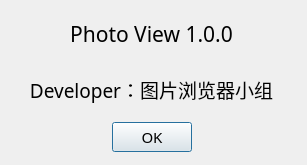
<?xml version="1.0" encoding="UTF-8"?>
<ui version="4.0">
 <class>About</class>
 <widget class="QDialog" name="About">
  <property name="geometry">
   <rect>
    <x>0</x>
    <y>0</y>
    <width>307</width>
    <height>165</height>
   </rect>
  </property>
  <property name="minimumSize">
   <size>
    <width>307</width>
    <height>165</height>
   </size>
  </property>
  <property name="windowTitle">
   <string>About</string>
  </property>
  <widget class="QWidget" name="layoutWidget">
   <property name="geometry">
    <rect>
     <x>11</x>
     <y>11</y>
     <width>281</width>
     <height>141</height>
    </rect>
   </property>
   <layout class="QVBoxLayout" name="verticalLayout_2" stretch="3,1">
    <property name="spacing">
     <number>10</number>
    </property>
    <item>
     <layout class="QVBoxLayout" name="verticalLayout" stretch="1,1">
      <item>
       <widget class="QLabel" name="AppName">
        <property name="font">
         <font>
          <family>SimSun-ExtB</family>
          <pointsize>16</pointsize>
          <weight>50</weight>
          <bold>false</bold>
         </font>
        </property>
        <property name="text">
         <string>Photo View 1.0.0</string>
        </property>
        <property name="alignment">
         <set>Qt::AlignCenter</set>
        </property>
       </widget>
      </item>
      <item>
       <widget class="QLabel" name="AppDeveloper">
        <property name="font">
         <font>
          <family>SimSun-ExtB</family>
          <pointsize>14</pointsize>
          <weight>50</weight>
          <bold>false</bold>
         </font>
        </property>
        <property name="text">
         <string>Developer：图片浏览器小组</string>
        </property>
        <property name="alignment">
         <set>Qt::AlignCenter</set>
        </property>
       </widget>
      </item>
     </layout>
    </item>
    <item>
     <layout class="QHBoxLayout" name="horizontalLayout">
      <item>
       <spacer name="horizontalSpacer">
        <property name="orientation">
         <enum>Qt::Horizontal</enum>
        </property>
        <property name="sizeHint" stdset="0">
         <size>
          <width>40</width>
          <height>20</height>
         </size>
        </property>
       </spacer>
      </item>
      <item>
       <widget class="QPushButton" name="OK">
        <property name="font">
         <font>
          <family>SimSun-ExtB</family>
          <pointsize>11</pointsize>
          <weight>50</weight>
          <bold>false</bold>
         </font>
        </property>
        <property name="text">
         <string>OK</string>
        </property>
       </widget>
      </item>
      <item>
       <spacer name="horizontalSpacer_2">
        <property name="orientation">
         <enum>Qt::Horizontal</enum>
        </property>
        <property name="sizeHint" stdset="0">
         <size>
          <width>40</width>
          <height>20</height>
         </size>
        </property>
       </spacer>
      </item>
     </layout>
    </item>
   </layout>
  </widget>
 </widget>
 <resources/>
 <connections/>
</ui>
